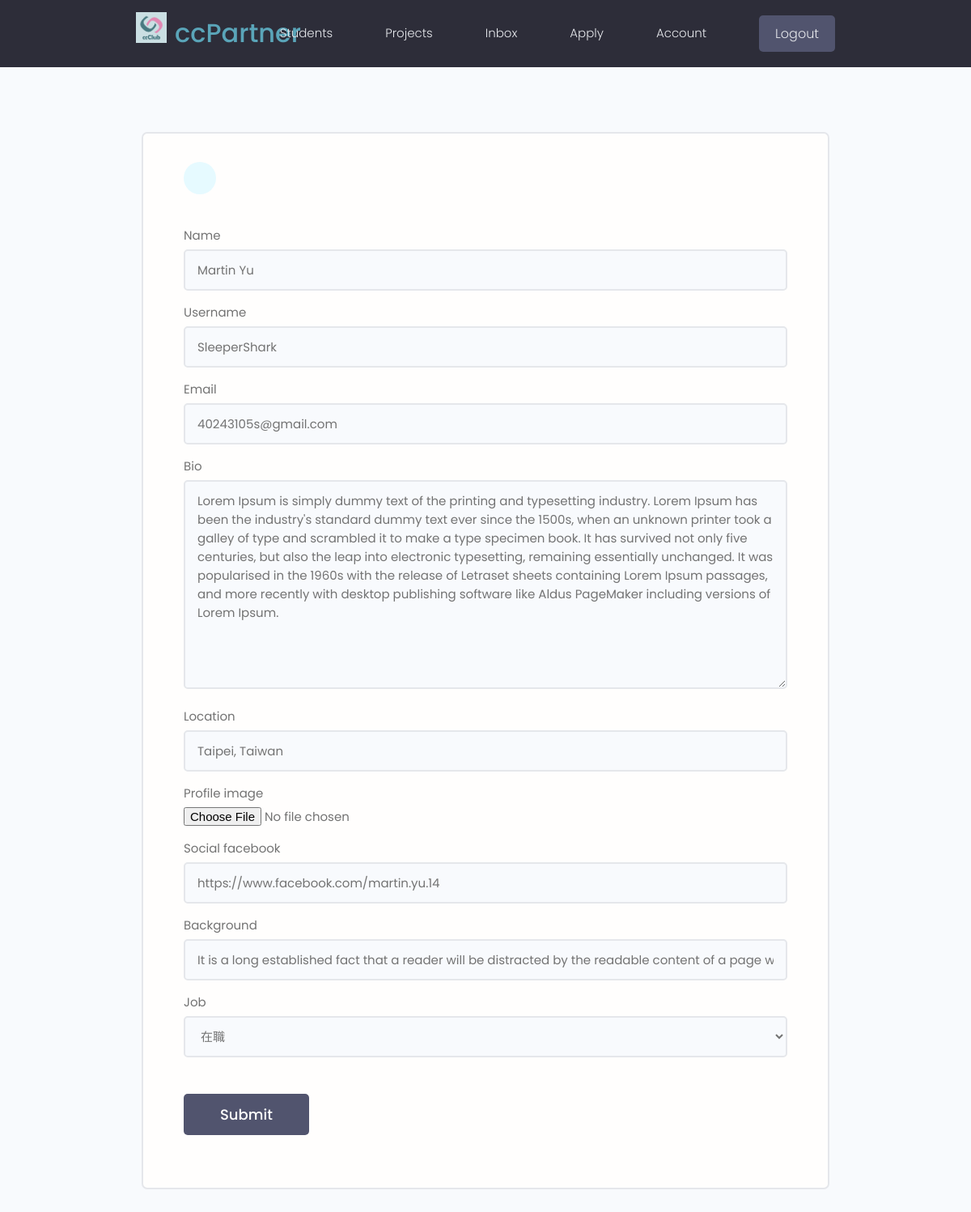
Page /update-profile/ (signed in) on the earlier database version.
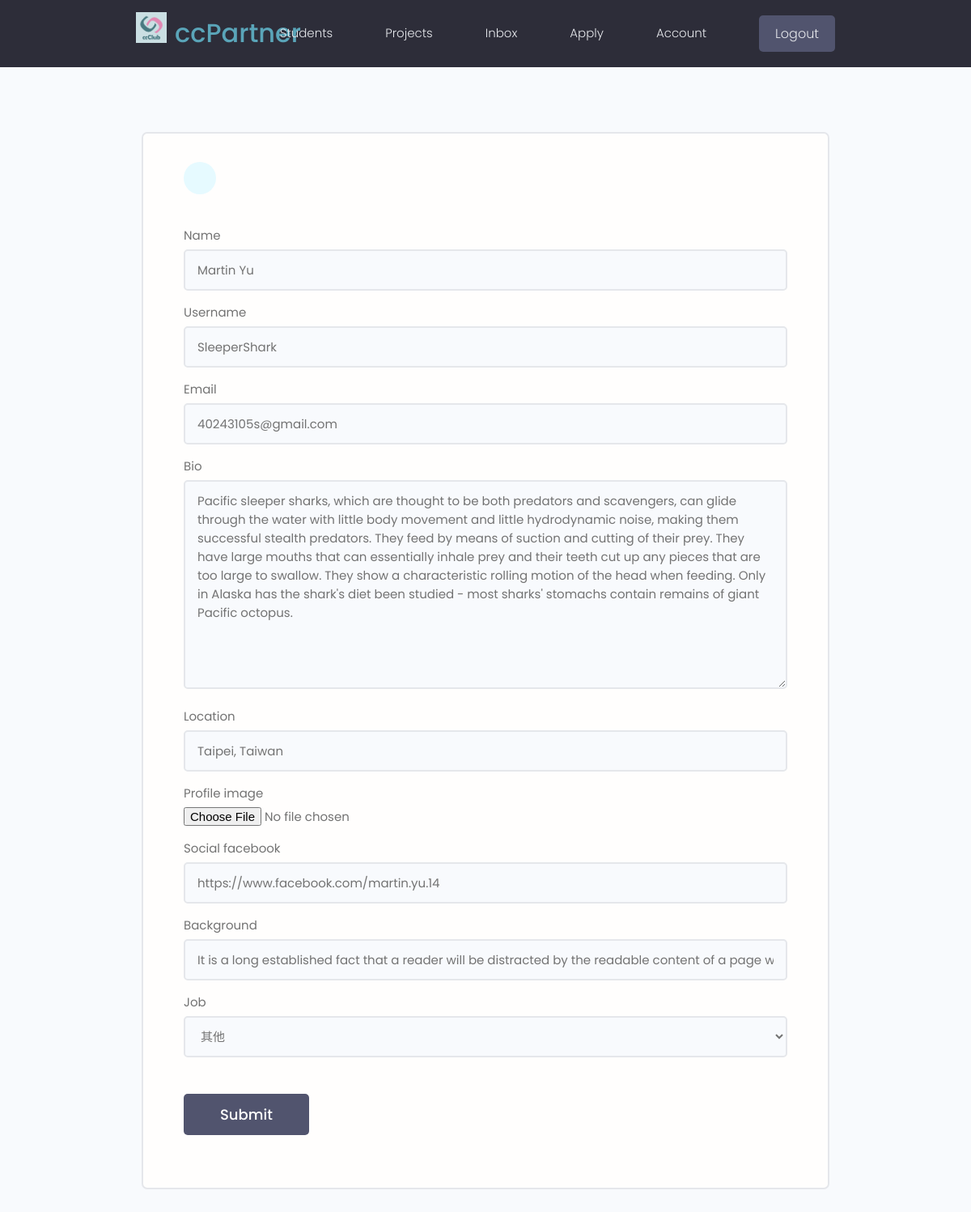
Same page on the later database version.
### users/models.py (models this page shows, shortened)
class Profile(models.Model):
    JOB_TYPE = (
        ('student', '學生'),
        ('employed', '在職'),
        ('other', '其他'),
    )
    user = models.OneToOneField( User,
                                 on_delete=models.CASCADE,
                                 null=True,
                                 blank=True )
    name = models.CharField( max_length=100,
                             blank=True,
                             null=True )
    email = models.EmailField( max_length=200,
                               blank=True,
                               null=True )
    username = models.CharField( max_length=200,
                                 blank=True,
                                 null=True )
    bio = models.TextField( blank=True,
                            null=True )
    profile_image = models.ImageField( blank=True,
                                       null=True,
                                       upload_to="profiles/",
                                       default = 'profiles/user-default.png' )
    social_facebook = models.CharField( max_length=200,
                                        blank=True,
                                        null=True )
    location = models.CharField( max_length=100,
                                 blank=True,
                                 null=True,
                                 default="Taiwan" )
    background = models.CharField( max_length=200,
                                   blank=True,
                                   null=True )
    job = models.CharField( max_length=100,
                            choices=JOB_TYPE,
                            default="other" )
    is_host = models.BooleanField( default=False )
    group_id = models.CharField( max_length=200,
                                 default=None,
                                 blank=True,
                                 null=True )
    created = models.DateTimeField( auto_now_add=True )
    id = models.UUIDField( default=uuid.uuid4,
                           unique=True,
                           primary_key=True,
                           editable=False )

### users/views.py (the view, shortened to what this page needs)
# urls.py: path('update-profile/', views.updateProfile,  name='update-profile'),
@login_required(login_url='login')
def updateProfile(request):
    profile = request.user.profile
    form = ProfileForm(instance=profile)
    context = {
        'form':form,
    }
    return render(request, 'users/profile_form.html', context=context)

### users/form.py
class ProfileForm(ModelForm):
    class Meta:
        model = Profile
        fields = [
            'name',
            'username',
            'email',
            'bio',
            'location',
            'profile_image',
            'social_facebook',
            'background',
            'job',
        ]
        widgets = {
            'profile_image': forms.FileInput,
        }
    def __init__(self, *args, **kwargs):
        super(ProfileForm, self).__init__(*args, **kwargs)
        for name, fields in self.fields.items():
            fields.widget.attrs.update({
                'class': 'input',
            })

### users/templates/users/profile_form.html (shortened to what this page needs)
{% extends 'main.html' %}
{% block content %}
<main class="formPage my-xl">
    <div class="content-box">
        <div class="formWrapper">
            <a class="backButton" href="{% url 'account' %}"></a>
            <br>
            <form action="{% url 'update-profile' %}" method='POST', enctype="multipart/form-data">
                {% for field in form %}
                <div class="form__field">
                    <label for="formInput#text">{{ field.label }}</label>
                    {{ field }}
                </div>
                {% endfor %}
                <input class="btn btn--sub btn--lg  my-md" type="submit" value="Submit" />
            </form>
        </div>
    </div>
</main>
{% endblock %}

Differences in the rows shown:
changed Profile "Martin Yu": bio "Lorem Ipsum is simply dummy text of the printing and typesetting industry. Lorem Ipsum has been the industry's standard dummy text ever since the 1500s, when an unknown printer took a galley of type and scrambled it to make a type specimen book. It has survived not only five centuries, but also the leap into electronic typesetting, remaining essentially unchanged. It was popularised in the 1960s with the release of Letraset sheets containing Lorem Ipsum passages, and more recently with desktop publishing software like Aldus PageMaker including versions of Lorem Ipsum." → "Pacific sleeper sharks, which are thought to be both predators and scavengers, can glide through the water with little body movement and little hydrodynamic noise, making them successful stealth predators. They feed by means of suction and cutting of their prey. They have large mouths that can essentially inhale prey and their teeth cut up any pieces that are too large to swallow. They show a characteristic rolling motion of the head when feeding. Only in Alaska has the shark's diet been studied - most sharks' stomachs contain remains of giant Pacific octopus."; job "在職" → "其他"
